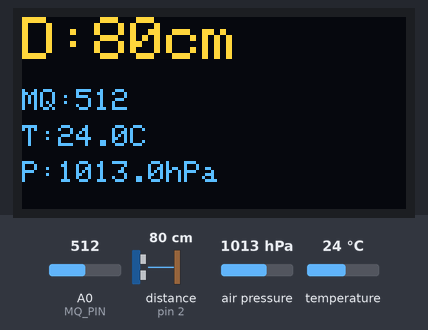
A sketch run on a simulated Arduino Uno, built with avr-gcc and run on an emulated ATmega328P. Parts: 128×64 one-colour display. Wiring (inferred from the names in the program): ultrasonic range finder: trigger pin 9; echo pin 2. The inputs (shaded band) are chosen by the test bench; at power-on: air pressure 1013 hPa, distance to the obstacle (sensor on pin 2) 80 cm, A0 (MQ_PIN) = 512, temperature 24 °C. The echo pulse lasts 58.3 µs per cm; the OLED is the two-colour kind (top 16 rows yellow); what the sketch prints to the serial monitor is not drawn.

Above: at 2.0 s.
2.1 s: air pressure set to 1000 hPa
At 2.9 s:
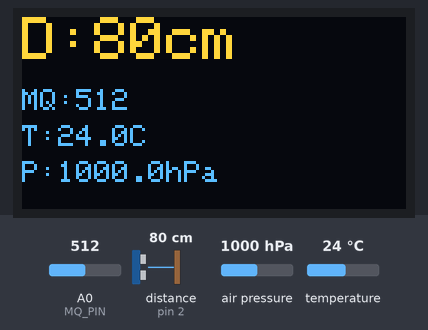
4.5 s: distance to the obstacle (sensor on pin 2) set to 2 cm
At 6.4 s:
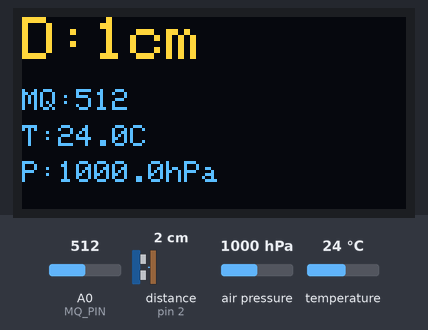
6.7 s: A0 (MQ_PIN) set to 30
At 8.6 s:
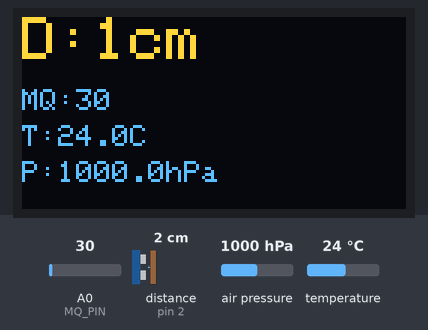
8.8 s: air pressure set to 952 hPa
At 10.0 s:
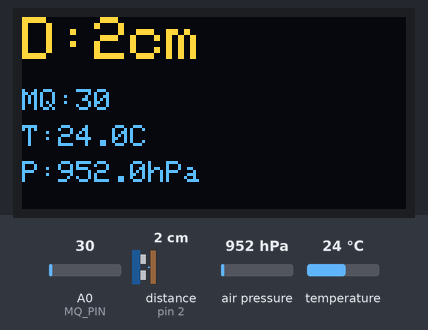
10.9 s: temperature set to 12 °C
At 12.8 s:
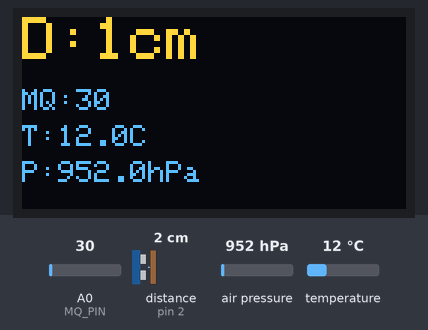
13.1 s: distance to the obstacle (sensor on pin 2) set to 4 cm
At 14.2 s:
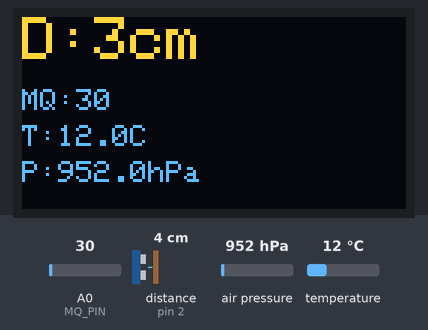
Timing chart, 0 to 15.7 s (numbered marks = the images above; inputs shaded):
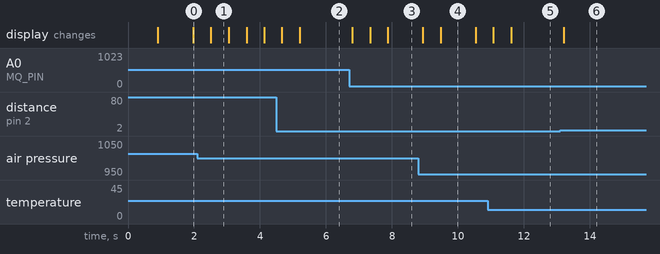

Measured:
- after the input at 2.1 s, the display: changes after 0.42 s (image 1)
- after the input at 4.5 s, the display: first changes after 0.17 s (image 2 shows a later state)
- after the input at 6.7 s, the display: changes after 0.10 s (image 3)
- after the input at 8.8 s, the display: first changes after 0.14 s (image 4 shows a later state)
- after the input at 10.9 s, the display: first changes after 0.18 s (image 5 shows a later state)
- after the input at 13.1 s, the display: changes after 0.11 s (image 6)
- what the display in image 1 shows lasts 0.6 s, from 2.5 s to 3.1 s

The sketch:

nano_sensor_node.ino
```cpp
#include <Wire.h>
#include <Adafruit_GFX.h>
#include <Adafruit_SSD1306.h>
#include <Adafruit_BMP280.h>


//OLED
#define SCREEN_WIDTH 128
#define SCREEN_HEIGHT 64
#define OLED_RESET -1
Adafruit_SSD1306 display(SCREEN_WIDTH, SCREEN_HEIGHT, &Wire, OLED_RESET);


//BMP280
Adafruit_BMP280 bmp;


//Pins
#define MQ_PIN   A0
#define TRIG_PIN 9
#define ECHO_PIN 2


//HC-SR04
long readDistanceCm() {
  digitalWrite(TRIG_PIN, LOW);
  delayMicroseconds(2);
  digitalWrite(TRIG_PIN, HIGH);
  delayMicroseconds(10);
  digitalWrite(TRIG_PIN, LOW);


  long duration = pulseIn(ECHO_PIN, HIGH, 30000); // 30ms timeout
  if (duration == 0) return -1;


  long cm = (long)(duration * 0.0343 / 2.0);
  return cm;
}


void setup() {
  Serial.begin(9600);
  Wire.begin();


  pinMode(TRIG_PIN, OUTPUT);
  pinMode(ECHO_PIN, INPUT);


  // OLED init
  if (!display.begin(SSD1306_SWITCHCAPVCC, 0x3C)) {
    Serial.println("OLED init failed");
    while (1) {}
  }


  // BMP init (try both common addresses)
  bool bmp_ok = bmp.begin(0x76);
  if (!bmp_ok) bmp_ok = bmp.begin(0x77);


  display.clearDisplay();
  display.setTextColor(SSD1306_WHITE);


  display.setTextSize(2);
  display.setCursor(0, 0);
  display.println("BOOT");


  display.setTextSize(1);
  display.print("BMP: ");
  display.println(bmp_ok ? "OK" : "FAIL");


  display.display();
  delay(800);
}


void loop() {
  // Read sensors
  int mq_raw = analogRead(MQ_PIN);
  long dist_cm = readDistanceCm();


  float temp_c = bmp.readTemperature();
  float press_pa = bmp.readPressure();


  // Serial log too
  Serial.print("MQ=");
  Serial.print(mq_raw);
  Serial.print(" DIST_CM=");
  Serial.print(dist_cm);
  Serial.print(" TEMP_C=");
  Serial.print(temp_c, 1);
  Serial.print(" PRESS_PA=");
  Serial.println(press_pa, 0);


  // OLED display layout for 1.3 inch
  display.clearDisplay();


  // Top line: distance big
  display.setTextSize(2);
  display.setCursor(0, 0);
  display.print("D:");
  if (dist_cm < 0) {
    display.print("--");
  } else {
    display.print(dist_cm);
  }
  display.print("cm");


  // Bottom lines: MQ, Temp, Pressure small
  display.setTextSize(1);


  display.setCursor(0, 24);
  display.print("MQ:");
  display.print(mq_raw);


  display.setCursor(0, 36);
  display.print("T:");
  display.print(temp_c, 1);
  display.print("C");


  display.setCursor(0, 48);
  display.print("P:");
  display.print(press_pa / 100.0, 1);
  display.print("hPa");


  display.display();


  delay(500);
}
```
